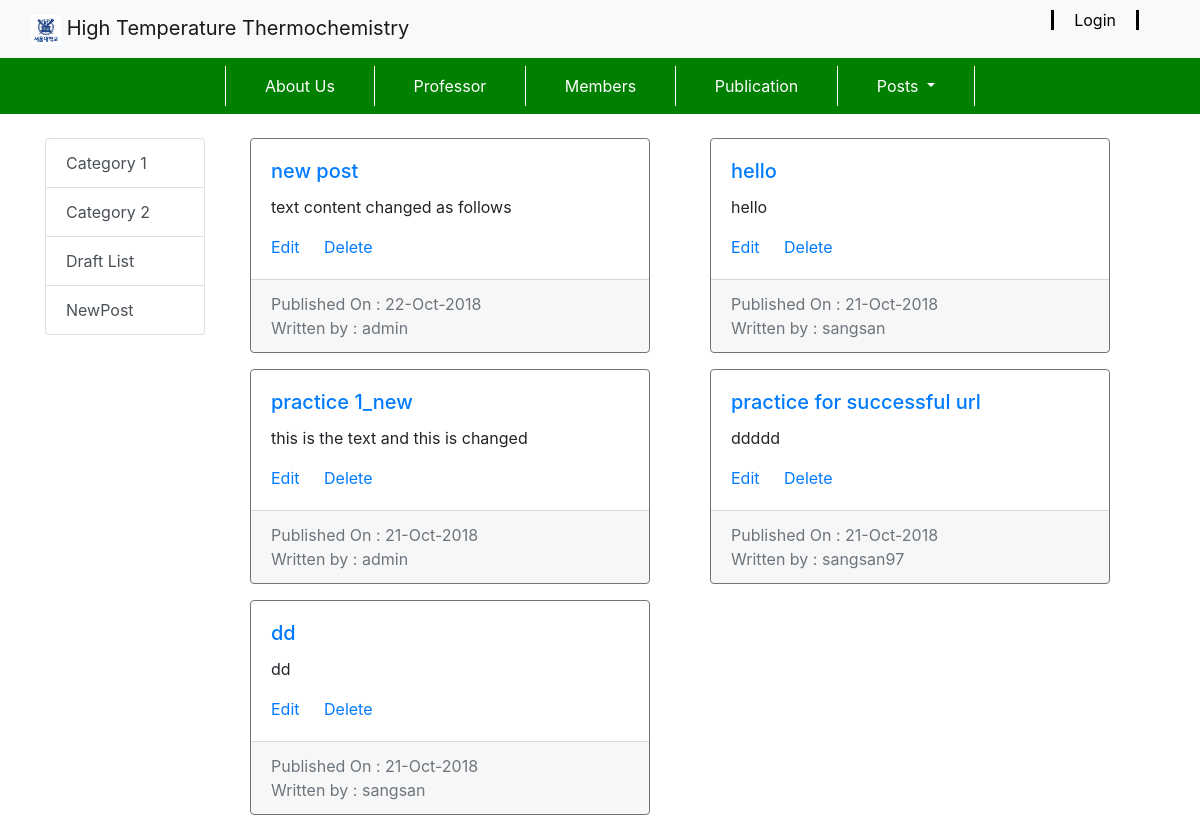
/post_list/, run on the app's committed database.
### blog/models.py (models this page shows, shortened)
class Post(models.Model):
    author = models.ForeignKey('MyUser', on_delete=models.CASCADE)
    title = models.CharField(max_length=200)
    text = models.TextField()
    created_date = models.DateTimeField(default=timezone.now)
    published_date = models.DateTimeField(blank=True, null=True)
    photo = models.ImageField(blank=True, null=True)
    document = models.FileField(blank=True, null=True, upload_to='documents/')
    where_to = [
        ('post_list', 'Post List'),
        ('post_list2', 'Post List2'),
        ('draft', 'Draft')
    ]
    where_to_status = models.CharField(max_length=15, choices=where_to, default='draft')

class MyUser(AbstractUser):
    StudentID = models.CharField(max_length=10)

### blog/views.py (the view)
# urls.py: path('post_list/', views.PostListView.as_view(), name='post_list'),
class PostListView(ListView):
    model = Post
    def get_queryset(self):
        return Post.objects.filter(where_to_status='post_list').order_by('-published_date')

### templates/blog/post_list.html
{% extends 'blog/base.html' %}
{% block content %}
<div class="row">
<div class="col-2">
    <div id="list-example" class="list-group sticky-top">
        <a class="list-group-item list-group-item-action" href="{% url 'post_list' %}">Category 1</a>
        <a class="list-group-item list-group-item-action" href="{% url 'post_list2' %}">Category 2</a>
        <a class="list-group-item list-group-item-action" href="{% url 'post_draft_list' %}">Draft List</a>
        <a class="list-group-item list-group-item-action" href="{% url 'post_form' %}">NewPost</a>
    </div>
</div>
<div class = "card-deck col-10">
    {% for post in post_list %}
    <div class = "col-6">
        <div class="card border-secondary mb-3">
            <div class="card-body">
                <h5 class="card-title"><a href="{% url 'post_detail' pk=post.pk %}">{{ post.title }}</a></h5>
                    <p class="card-text">{{ post.text|truncatechars:200 }}</p>
                    <a href="{% url 'post_edit' pk=post.pk %}" class="card-link">Edit</a>
                    <a href="{% url 'post_remove' pk=post.pk %}" class="card-link">Delete</a>
                </div>
            <div class="card-footer text-muted">
                Published On : {{ post.published_date|date:"d-M-Y" }}
                <br>
                Written by : {{ post.author }}
            </div>
        </div>
</div>
    <br>
    {% endfor %}
    </div>
</div>
{% endblock %}

### data on the page
Post: title "new post", text "text content changed as follows", published_date "22-Oct-2018", author "admin"
Post: title "hello", text "hello", published_date "21-Oct-2018", author "sangsan"
Post: title "practice 1_new", text "this is the text and this is changed", published_date "21-Oct-2018", author "admin"
Post: title "practice for successful url", text "ddddd", published_date "21-Oct-2018", author "sangsan97"
Post: title "dd", text "dd", published_date "21-Oct-2018", author "sangsan"
